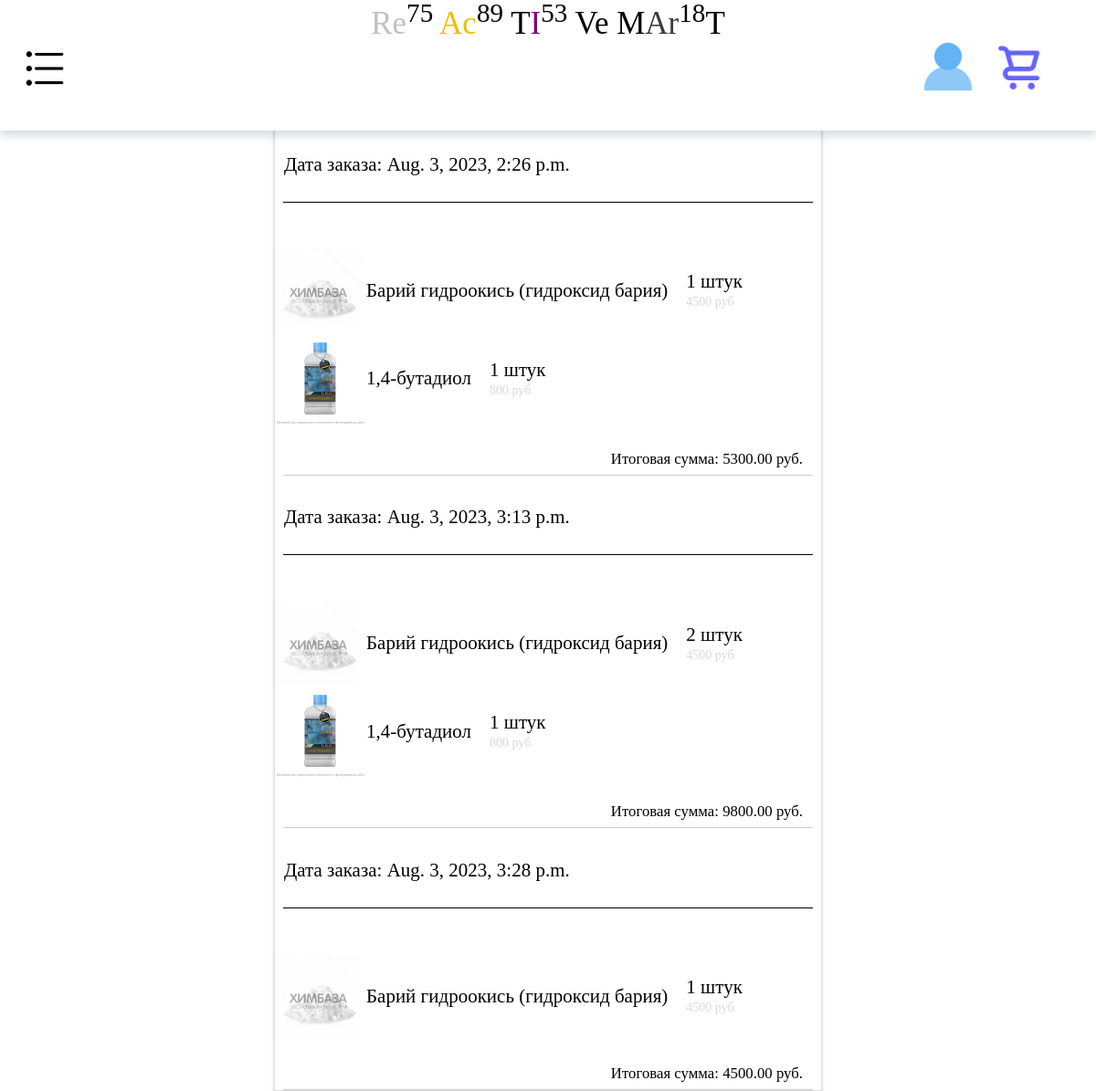
Screenshot of /profile/order_history (signed in) with the database file from the repository.
### app/models.py (models this page shows, shortened)
class Order(models.Model):
    user = models.ForeignKey(User, on_delete=models.CASCADE)
    date_ordered = models.DateTimeField(auto_now_add=True)
    total_amount = models.DecimalField(decimal_places=2, max_digits=10,  verbose_name="Итоговая сумма", default=0)
    class Meta:
        verbose_name = "Заказ"
        verbose_name_plural = "Заказы"

class OrderItem(models.Model):
    order = models.ForeignKey(Order, on_delete=models.CASCADE)
    product = models.ForeignKey(Product, on_delete=models.CASCADE)
    quantity = models.PositiveIntegerField()
    price = models.DecimalField(max_digits=10, decimal_places=2)

class Product(models.Model):
    product_name = models.CharField(max_length=255,verbose_name="Название продукта")
    product_description = models.TextField(verbose_name="Описание", blank=True)
    product_price = models.DecimalField(decimal_places=0, max_digits=10,  verbose_name="Цена", default=0)
    product_image = models.ImageField(upload_to="Img/",verbose_name="Изображение продукта")
    product_slug = models.SlugField(max_length=255, unique=True,db_index=True,verbose_name="URL")
    product_physico_chemical_characteristics = models.TextField(verbose_name="Характеристики", blank=True)
    cat = models.ForeignKey('Category',on_delete=models.DO_NOTHING)
    class Meta:
        verbose_name = "Продукт"
        verbose_name_plural = "Продукты"

### app/views.py (the view)
# urls.py: path('profile/order_history', OrderHistory.as_view(), name='order_history'),
class OrderHistory(ListView):
    template_name = "app/order_history.html"
    context_object_name = "order_history"
    def get_queryset(self):
        user = self.request.user
        return Order.objects.filter(user=user)

### app/templates/app/order_history.html
{% extends 'app/base.html' %}
{% load static %}
{% load app_tags %}
{% block content %}
<h1>История покупок</h1>
  {% if order_history %}
  	<div class="order-items">
	      {% for order in order_history %}
	          <span class="order-date">Дата заказа: {{ order.date_ordered }}</span>
	          <div class="date-bar"></div>
	          <div class="order-items-info">
	            {% for order_item in order.orderitem_set.all %}
	            <div class="order-item">
	            	<span class="order-item-img"><img src="{{ order_item.product.product_image.url }}"></span>
	                <span class="order-item-name">{{ order_item.product.product_name }}</span>
	                <div class="price">
		                <span class="order-item-quantity">{{ order_item.quantity }} штук</span>
		                <span class="order-item-price">{{ order_item.product.product_price }} руб</span>
	            	</div>
	            </div>
	            {% endfor %}
	            <div class="orders-bar"></div>
	           </div>
	        <span class="total-amount">Итоговая сумма: {{ order.total_amount }} руб.</span>
	      {% endfor %}
   	</div>
  {% else %}
    <p>Вы еще не совершали покупок.</p>
  {% endif %}
{% endblock %}

### app/static/app/css/style.css (style rules this page uses)
* { padding: 0; margin: 0; border: 0; }
*,*:before,*:after { -moz-box-sizing: border-box; -webkit-box-sizing: border-box; box-sizing: border-box; }
html,body { height: 100%; width: 100%; font-size: 100%; line-height: 1; font-size: 14px; -ms-text-size-adjust: 100%; -moz-text-size-adjust: 100%; -webkit-text-size-adjust: 100%; }
img { vertical-align: top; }
h1,h2,h3,h4,h5,h6 { font-size:inherit;font-weight: 400; }
.price { display: flex; flex-direction: column; }
.total-amount { text-align: right; font-size: 120%; margin-top: 20px; margin-right: 20px; margin-bottom: 10px; }
.order-items { display: flex; margin: 20px auto; flex-direction: column; width: 600px; margin-bottom: 100px; border: 1px solid #DCDCDC; -webkit-box-shadow: 0px 4px 4px 0px rgba(34, 60, 80, 0.2); -moz-box-shadow: 0px 4px 4px 0px rgba(34, 60, 80, 0.2); box-shadow: 0px 4px 4px 0px rgba(34, 60, 80, 0.2); }
.order-date { font-size: 150%; margin-left: 10px; margin-top: 35px; }
.order-item-img img { width: 100px; }
.order-item { display: flex; align-items: center; }
.date-bar { background-color: black; display: flex; align-content: center; text-align: center; margin-top: 95px; margin-top: 30px; height: 1px; width: 580px; margin-left: 50%; transform: translateX(-50%); }
.total-amount { margin-top: 30px; font-size: 120%; }
.order-items-info { margin-top: 50px; }
.orders-bar { position: absolute; background-color: #CCCCCC; align-content: center; margin-top: 55px; height: 1px; width: 580px; left: 50%; z-index: 1; transform: translateX(-50%); }
.order-item-name { font-size: 150%; }
.order-item-quantity { margin-left: 20px; font-size: 150%; }
.order-item-price { margin-left: 20px; margin-top: 5px; color: #D9D9D9; }
.price { display: flex; }

### rows the page displays
Order: date_ordered "Aug. 3, 2023, 2:26 p.m.", total_amount "5300.00"
OrderItem: product.product_image (picture), product.product_name "Барий гидроокись (гидроксид бария)", quantity "1", product.product_price "4500"
OrderItem: product.product_image (picture), product.product_name "1,4-бутадиол", quantity "1", product.product_price "800"
Order: date_ordered "Aug. 3, 2023, 3:13 p.m.", total_amount "9800.00"
OrderItem: product.product_image (picture), product.product_name "Барий гидроокись (гидроксид бария)", quantity "2", product.product_price "4500"
OrderItem: product.product_image (picture), product.product_name "1,4-бутадиол", quantity "1", product.product_price "800"
Order: date_ordered "Aug. 3, 2023, 3:28 p.m.", total_amount "4500.00"
OrderItem: product.product_image (picture), product.product_name "Барий гидроокись (гидроксид бария)", quantity "1", product.product_price "4500"
